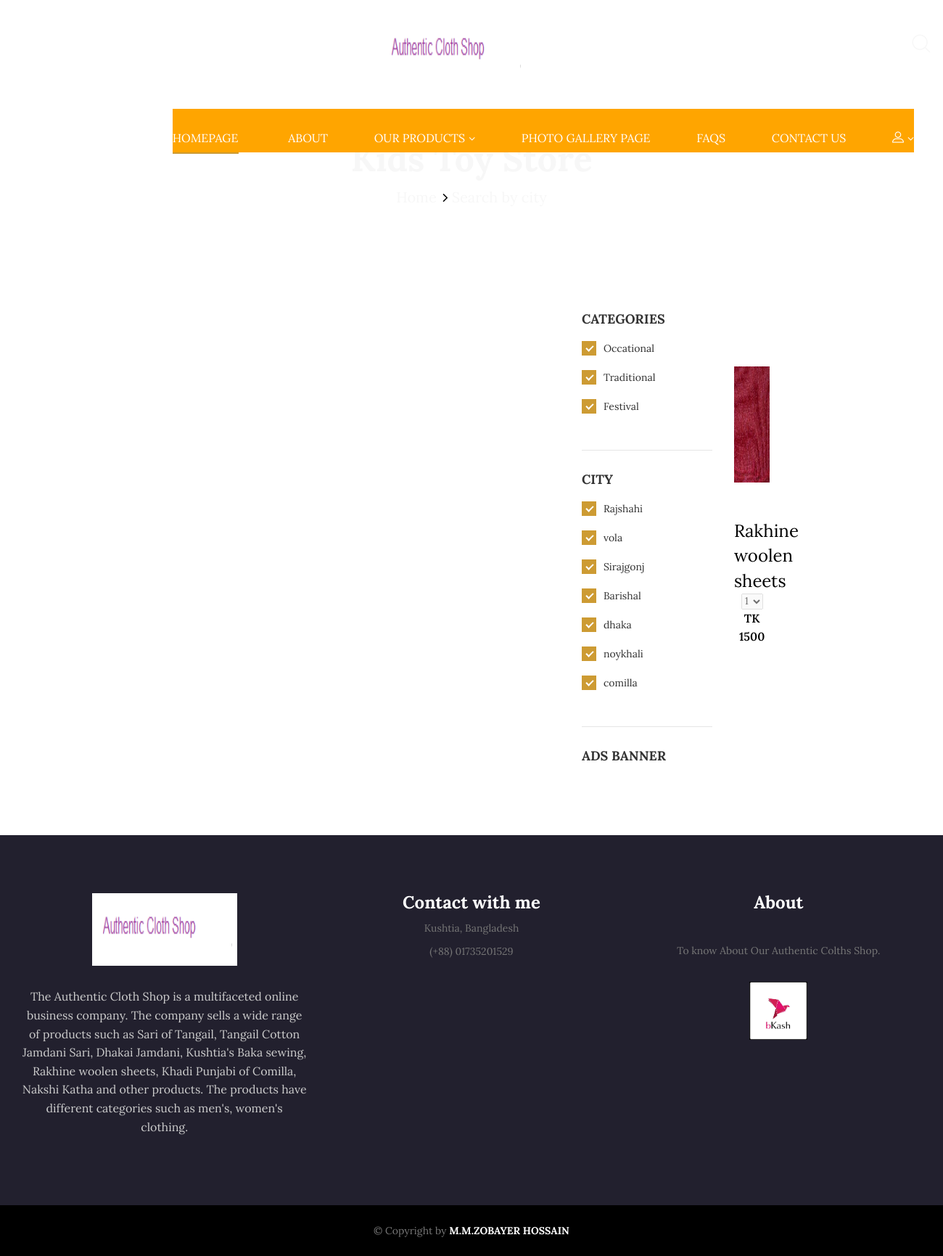
/productbycity.php?city_id=Rajshahi, run on the app's committed database.
### tables this page shows
CREATE TABLE `product` (
  `id` int(11) NOT NULL,
  `productName` varchar(255) NOT NULL,
  `cat_id` int(11) NOT NULL,
  `colorName` varchar(255) DEFAULT NULL,
  `cityName` varchar(255) DEFAULT NULL,
  `size` varchar(255) DEFAULT NULL,
  `body` text NOT NULL,
  `price` float NOT NULL,
  `qty` int(11) NOT NULL DEFAULT 1,
  `image` varchar(255) DEFAULT NULL,
  `status` varchar(200) NOT NULL
);

CREATE TABLE `category` (
  `catId` int(11) NOT NULL,
  `catName` varchar(255) NOT NULL
);

### lib/Database.php (called while the page is built, shortened)
<?php
Class Database{
 public $host   = DB_HOST;
 public $user   = DB_USER;
 public $pass   = DB_PASS;
 public $dbname = DB_NAME;
 public $link;
private function connectDB(){
 $this->link = new mysqli($this->host, $this->user, $this->pass,
  $this->dbname);
 }
public function select($query){
  $result = $this->link->query($query) or
   die($this->link->error.__LINE__);
  if($result->num_rows > 0){
    return $result;
  } else {
    return false;
  }
 }
}
?>

### classes/Product.php (called while the page is built, shortened)
<?php
$filepath=realpath(dirname(__FILE__));
include_once ($filepath.'/../lib/Database.php');
 ?>
<?php
class Product{
	private $db;
	public function __construct(){
		$this->db=new Database();
	}
	public function product_rating($id)
	{
		$query="SELECT AVG(rating.rating) avg FROM rating WHERE product_id=$id";
	 	$result=$this->db->select($query);
	 	return $result;
	}
	public function productByCity($id){
		$catId=mysqli_real_escape_string($this->db->link,$id);
		$id=(string)$catId;
		$query="select * from product where cityName LIKE'%$id%'";
 	$result=$this->db->select($query);
 	return $result;
	}
	public function getAllCity()
	{
		$query="SELECT DISTINCT name FROM district  ORDER   BY id DESC LIMIT 15";
		$result=$this->db->select($query);
		return $result;
	}
}
 ?>

### classes/Catagory.php (called while the page is built, shortened)
<?php
$filepath=realpath(dirname(__FILE__));
include_once ($filepath.'/../lib/Database.php');
include_once($filepath.'/../helpers/Format.php'); ?>
 <?php
 class Catagory {
 	private $db;
	public function __construct(){
		$this->db=new Database();
	}
 public function getAllCat(){
 	$query="select * from category order by catId DESC";
 	$result=$this->db->select($query);
 	return $result;
 }
}
  ?>

### productbycity.php (the view, shortened to what this page needs)
<?php include("inc/header.php"); ?>
<?php
if (!isset($_GET['city_id'])||$_GET['city_id']==NULL ||$_GET['city_id']!=$_GET['city_id']) {
    echo "<script>window.location = '404.php';</script>";
}else{
    $id=preg_replace('/[^-a-zA-Z0-9_]/', '', $_GET['city_id']);
}
 ?>
    <div  class="ps-hero bg--cover" data-background="admin/upload/back.jpg">
        <div class="ps-hero__content">
            <h1 style="color: #f7f7f7;"> Kids Toy Store</h1>
            <div class="ps-breadcrumb">
                <ol class="breadcrumb">
                    <li><a href="index.php" style="color: #f7f7f7; font-size: 20px;">Home</a></li>
                    <li class="active" style="color: #f7f7f7; font-size: 20px;">Search by city</li>
                </ol>
            </div>
        </div>
    </div>
    <main class="ps-shop">
        <div class="ps-row">
           <div class="ps-shop__banners">
                <div class="row">
                    <div class="col-lg-6 col-md-6 col-sm-12 col-xs-12 ">
                        <div class="ps-collection">
                        <a class="ps-collection__overlay" href="#"></a><img style="visibility: hidden;" height="2px" src="images/collection/product-1.jpg" alt="">
                    </div>
                    </div>
                    <div class="col-lg-6 col-md-6 col-sm-12 col-xs-12 ">
                        <div class="ps-collection"><a class="ps-collection__overlay" href="#"></a><img style="visibility: hidden;" height="2px" src="images/collection/product-2.jpg" alt=""></div>
                    </div>
                </div>
            </div>
            <div class="ps-product--detail">
                <?php
              $getNpd=$pd->productByCity($id);
              if ($getNpd) {
                while ($result=$getNpd->fetch_assoc()) {
               ?>
                <div class="ps-column">
                    <div class="ps-product">
                        <div class="ps-product__thumbnail"><img width="210" height="160" src="admin/<?php echo($result['image']); ?>" alt=""><a class="ps-product__overlay" href="details.php?pdId=<?php echo($result['id']); ?>"></a>
                        </div>
                        <div class="ps-product__content"><a class="ps-product__title" href="details.php?pdId=<?php echo($result['id']); ?>"><?php echo($result['productName']); ?></a>
                            <?php
                               $getrt=$pd->product_rating($result['id']);
                                $re=$getrt->fetch_assoc();
                                $rating=$re['avg'];
                               ?>
                            <select class="ps-rating" disabled>
                             <?php
                             for ($i=1; $i <=5 ; $i++) {
                               if ($i<=$rating) {
                              ?>
                                <option value="1" ><?php echo($re['avg']); ?></option>
                                <?php
                              }else{
                                 ?>
                                <option value="<?php echo($i); ?>" ><?php echo($i); ?></option>
                                <?php }} ?>
                            </select>
                            <p class="ps-product__price">TK <?php echo($result['price']); ?></p>
                        </div>
                    </div>
                </div>
 <?php }}else{?>
        <span class="text-center"><h1><?php echo("Product Not found"); ?></h1></span>
        <?php } ?>
  </div>
</div>
<?php include_once 'inc/sidebar.php';?>
    </main>
<?php include("inc/footer.php"); ?>

### inc/sidebar.php (shortened to what this page needs)
<aside class="ps-sidebar" style="margin-left: 40px;">
            <aside class="widget widget_sidebar widget_category">
                <h3 class="widget-title">Categories</h3>
                <ul class="ps-list--checked">
                     <?php
                     $getCat=$cat->getAllCat();
                    if ($getCat) {
                        while ($re=$getCat->fetch_assoc()) {
                     ?>
                    <li class="current"><a href="productbycat.php?catId=<?php echo($re['catId']) ;?>"><?php echo($re['catName']) ;?></a></li>
                    <?php }}else{echo("catagory not found");} ?>
                </ul>
            </aside>
            <aside class="widget widget_sidebar widget_category">
                <h3 class="widget-title">City</h3>
                <ul class="ps-list--checked">
                    <?php
                     $getCity=$pd->getAllCity();
                    if ($getCity) {
                        while ($result=$getCity->fetch_assoc()) {
                     ?>
                    <li class="current"><a href="productbycity.php?city_id=<?php echo($result['name']) ;?>"><?php echo($result['name']); ?> </a></li>
                    <?php }} ?>
                </ul>
            </aside>
            <aside class="widget widget_sidebar widget_ads">
                <h3 class="widget-title">Ads banner</h3><a href="#"><img src="images/widget-ads.jpg" alt=""></a>
            </aside>
        </aside>

### data on the page
product: image (picture), productName "Rakhine woolen sheets", price "1500"
category: catName "Occational"
category: catName "Traditional"
category: catName "Festival"

### other printed values
$result['name'] "Rajshahi"
$result['name'] "vola"
$result['name'] "Sirajgonj"
$result['name'] "Barishal"
$result['name'] "dhaka"
$result['name'] "noykhali"
$result['name'] "comilla"
form field value "1"
